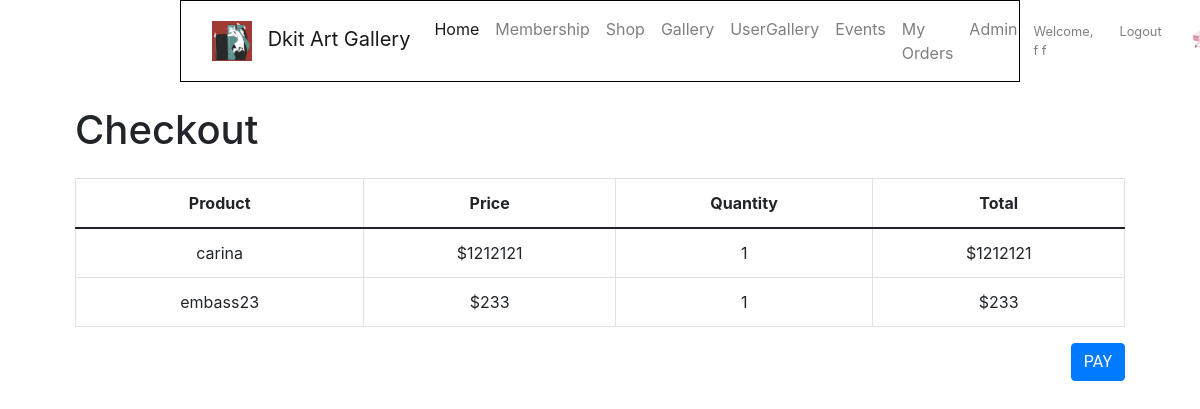
The page /view/checkout.php (signed in) on the database as committed earlier.
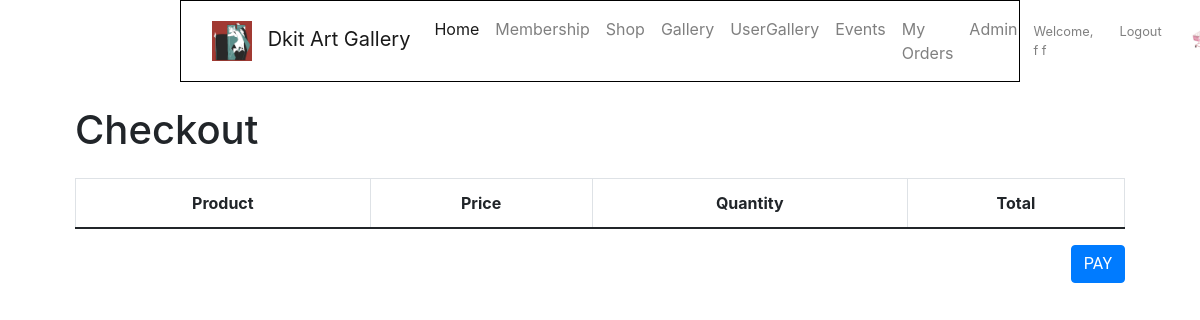
The same page on the database as committed later.
### tables this page shows
CREATE TABLE `cart` (
  `id` int(11) NOT NULL,
  `user_id` int(11) NOT NULL,
  `product_id` int(11) NOT NULL,
  `quantity` int(11) NOT NULL,
  `price` double NOT NULL
);

CREATE TABLE `product` (
  `id` int(11) NOT NULL,
  `name` varchar(100) NOT NULL,
  `price` double NOT NULL,
  `quantity` int(11) NOT NULL,
  `url` varchar(500) DEFAULT NULL,
  `description` varchar(500) DEFAULT NULL
);

### model/doCart.php (called while the page is built, shortened)
<?php
require_once 'databaseConnection.php';
require_once 'cartModel.php';
global $db;
$cartModel = new CartModel($db);
?>

### model/cartModel.php (called while the page is built, shortened)
<?php
class CartModel {
    protected $db;
    public function __construct($db) {
        $this->db = $db;
    }
    public function getCartItems($user_id) {
        $sql = "SELECT cart.*, product.name, product.price FROM cart
            INNER JOIN product ON cart.product_id = product.id
            WHERE cart.user_id = :user_id";
        try {
            $stmt = $this->db->prepare($sql);
            $stmt->bindParam(':user_id', $user_id);
            $stmt->execute();
            $cartItems = $stmt->fetchAll(PDO::FETCH_ASSOC);
            return $cartItems;
        } catch (PDOException $e) {
            echo "Error: " . $e->getMessage();
            return false;
        }
    }
}
?>

### view/checkout.php (the view, shortened to what this page needs)
<?php
require_once '../model/databaseConnection.php';
require_once '../model/cartModel.php';
require_once '../model/doCart.php';
include "nav.php";
include 'header.php';
function getCartItems() {
    global $cartModel;
    return isset($_SESSION['userId']) ? $cartModel->getCartItems($_SESSION['userId']) : [];
}
$cartItems = getCartItems();
?>
<!DOCTYPE html>
<html lang="en">
<head>
</head>
<body>
<div class="container">
    <h1 class="mb-4">Checkout</h1>
    <div class="table-responsive">
        <table class="table table-bordered checkout-table">
            <thead>
            <tr>
                <th>Product</th>
                <th>Price</th>
                <th>Quantity</th>
                <th>Total</th>
            </tr>
            </thead>
            <tbody>
            <?php foreach ($cartItems as $item): ?>
                <tr>
                    <td><?php echo $item['name']; ?></td>
                    <td>$<?php echo $item['price']; ?></td>
                    <td><?php echo $item['quantity']; ?></td>
                    <td>$<?php echo $item['price'] * $item['quantity']; ?></td>
                </tr>
            <?php endforeach; ?>
            </tbody>
        </table>
    </div>
    <div class="text-end">
        <form method="post">
            <button type="submit" name="pay" class="btn btn-primary">Pay</button>
        </form>
    </div>
</div>
</body>
</html>

Rows that differ between the two databases and show on the page:
removed cart: product.name "carina", product.price "1212121", quantity "1", $item['price']*$item['quantity'] "1212121"
removed cart: product.name "embass23", product.price "233", quantity "1", $item['price']*$item['quantity'] "233"
